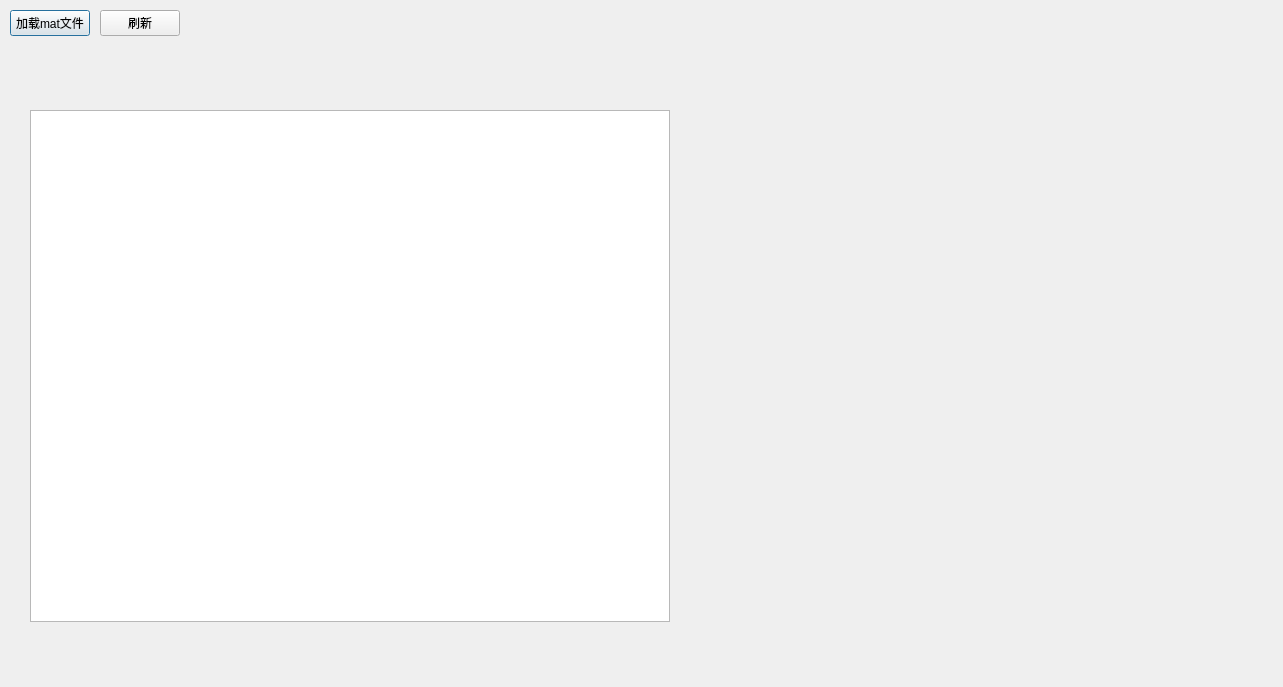
<?xml version="1.0" encoding="UTF-8"?>
<ui version="4.0">
 <class>curve_Dialog</class>
 <widget class="QDialog" name="Dialog">
  <property name="geometry">
   <rect>
    <x>0</x>
    <y>0</y>
    <width>1283</width>
    <height>687</height>
   </rect>
  </property>
  <property name="windowTitle">
   <string>Dialog</string>
  </property>
  <widget class="QPushButton" name="pushButton">
   <property name="geometry">
    <rect>
     <x>10</x>
     <y>10</y>
     <width>80</width>
     <height>26</height>
    </rect>
   </property>
   <property name="text">
    <string>加载mat文件</string>
   </property>
  </widget>
  <widget class="QPushButton" name="pushButton_2">
   <property name="geometry">
    <rect>
     <x>100</x>
     <y>10</y>
     <width>80</width>
     <height>26</height>
    </rect>
   </property>
   <property name="text">
    <string>刷新</string>
   </property>
  </widget>
  <widget class="QGraphicsView" name="graphicsView">
   <property name="geometry">
    <rect>
     <x>30</x>
     <y>110</y>
     <width>640</width>
     <height>512</height>
    </rect>
   </property>
  </widget>
  <widget class="SpectralPlotWidget" name="widget" native="true">
   <property name="geometry">
    <rect>
     <x>680</x>
     <y>110</y>
     <width>591</width>
     <height>511</height>
    </rect>
   </property>
  </widget>
 </widget>
 <customwidgets>
  <customwidget>
   <class>SpectralPlotWidget</class>
   <extends>QWidget</extends>
   <header>SpectralPlotWidget.h</header>
   <container>1</container>
  </customwidget>
 </customwidgets>
 <resources/>
 <connections/>
</ui>
